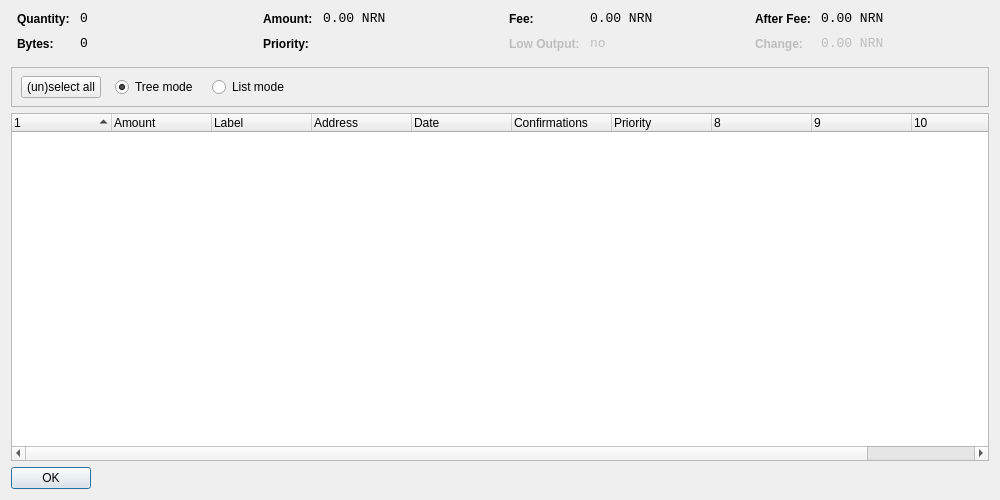
<?xml version="1.0" encoding="UTF-8"?>
<ui version="4.0">
 <class>CoinControlDialog</class>
 <widget class="QDialog" name="CoinControlDialog">
  <property name="geometry">
   <rect>
    <x>0</x>
    <y>0</y>
    <width>1000</width>
    <height>500</height>
   </rect>
  </property>
  <property name="windowTitle">
   <string>Coin Control</string>
  </property>
  <layout class="QVBoxLayout" name="verticalLayout">
   <item>
    <layout class="QHBoxLayout" name="horizontalLayoutTop" stretch="0,0,0,0">
     <property name="topMargin">
      <number>0</number>
     </property>
     <property name="bottomMargin">
      <number>10</number>
     </property>
     <item>
      <layout class="QFormLayout" name="formLayoutCoinControl1">
       <property name="horizontalSpacing">
        <number>10</number>
       </property>
       <property name="verticalSpacing">
        <number>10</number>
       </property>
       <property name="leftMargin">
        <number>6</number>
       </property>
       <property name="rightMargin">
        <number>6</number>
       </property>
       <item row="0" column="0">
        <widget class="QLabel" name="labelCoinControlQuantityText">
         <property name="styleSheet">
          <string notr="true">font-weight:bold;</string>
         </property>
         <property name="text">
          <string>Quantity:</string>
         </property>
        </widget>
       </item>
       <item row="0" column="1">
        <widget class="QLabel" name="labelCoinControlQuantity">
         <property name="font">
          <font>
           <family>Monospace</family>
           <pointsize>10</pointsize>
          </font>
         </property>
         <property name="cursor">
          <cursorShape>IBeamCursor</cursorShape>
         </property>
         <property name="contextMenuPolicy">
          <enum>Qt::ActionsContextMenu</enum>
         </property>
         <property name="text">
          <string notr="true">0</string>
         </property>
         <property name="textInteractionFlags">
          <set>Qt::LinksAccessibleByMouse|Qt::TextSelectableByKeyboard|Qt::TextSelectableByMouse</set>
         </property>
        </widget>
       </item>
       <item row="1" column="0">
        <widget class="QLabel" name="labelCoinControlBytesText">
         <property name="styleSheet">
          <string notr="true">font-weight:bold;</string>
         </property>
         <property name="text">
          <string>Bytes:</string>
         </property>
        </widget>
       </item>
       <item row="1" column="1">
        <widget class="QLabel" name="labelCoinControlBytes">
         <property name="font">
          <font>
           <family>Monospace</family>
           <pointsize>10</pointsize>
          </font>
         </property>
         <property name="cursor">
          <cursorShape>IBeamCursor</cursorShape>
         </property>
         <property name="contextMenuPolicy">
          <enum>Qt::ActionsContextMenu</enum>
         </property>
         <property name="text">
          <string notr="true">0</string>
         </property>
         <property name="textInteractionFlags">
          <set>Qt::LinksAccessibleByMouse|Qt::TextSelectableByKeyboard|Qt::TextSelectableByMouse</set>
         </property>
        </widget>
       </item>
      </layout>
     </item>
     <item>
      <layout class="QFormLayout" name="formLayoutCoinControl2">
       <property name="horizontalSpacing">
        <number>10</number>
       </property>
       <property name="verticalSpacing">
        <number>10</number>
       </property>
       <property name="leftMargin">
        <number>6</number>
       </property>
       <property name="rightMargin">
        <number>6</number>
       </property>
       <item row="0" column="0">
        <widget class="QLabel" name="labelCoinControlAmountText">
         <property name="styleSheet">
          <string notr="true">font-weight:bold;</string>
         </property>
         <property name="text">
          <string>Amount:</string>
         </property>
        </widget>
       </item>
       <item row="0" column="1">
        <widget class="QLabel" name="labelCoinControlAmount">
         <property name="font">
          <font>
           <family>Monospace</family>
           <pointsize>10</pointsize>
          </font>
         </property>
         <property name="cursor">
          <cursorShape>IBeamCursor</cursorShape>
         </property>
         <property name="contextMenuPolicy">
          <enum>Qt::ActionsContextMenu</enum>
         </property>
         <property name="text">
          <string notr="true">0.00 NRN</string>
         </property>
         <property name="textInteractionFlags">
          <set>Qt::LinksAccessibleByMouse|Qt::TextSelectableByKeyboard|Qt::TextSelectableByMouse</set>
         </property>
        </widget>
       </item>
       <item row="1" column="0">
        <widget class="QLabel" name="labelCoinControlPriorityText">
         <property name="styleSheet">
          <string notr="true">font-weight:bold;</string>
         </property>
         <property name="text">
          <string>Priority:</string>
         </property>
        </widget>
       </item>
       <item row="1" column="1">
        <widget class="QLabel" name="labelCoinControlPriority">
         <property name="font">
          <font>
           <family>Monospace</family>
           <pointsize>10</pointsize>
          </font>
         </property>
         <property name="cursor">
          <cursorShape>IBeamCursor</cursorShape>
         </property>
         <property name="contextMenuPolicy">
          <enum>Qt::ActionsContextMenu</enum>
         </property>
         <property name="text">
          <string/>
         </property>
         <property name="textInteractionFlags">
          <set>Qt::LinksAccessibleByMouse|Qt::TextSelectableByKeyboard|Qt::TextSelectableByMouse</set>
         </property>
        </widget>
       </item>
      </layout>
     </item>
     <item>
      <layout class="QFormLayout" name="formLayoutCoinControl3">
       <property name="horizontalSpacing">
        <number>10</number>
       </property>
       <property name="verticalSpacing">
        <number>10</number>
       </property>
       <property name="leftMargin">
        <number>6</number>
       </property>
       <property name="rightMargin">
        <number>6</number>
       </property>
       <item row="0" column="0">
        <widget class="QLabel" name="labelCoinControlFeeText">
         <property name="styleSheet">
          <string notr="true">font-weight:bold;</string>
         </property>
         <property name="text">
          <string>Fee:</string>
         </property>
        </widget>
       </item>
       <item row="0" column="1">
        <widget class="QLabel" name="labelCoinControlFee">
         <property name="font">
          <font>
           <family>Monospace</family>
           <pointsize>10</pointsize>
          </font>
         </property>
         <property name="cursor">
          <cursorShape>IBeamCursor</cursorShape>
         </property>
         <property name="contextMenuPolicy">
          <enum>Qt::ActionsContextMenu</enum>
         </property>
         <property name="text">
          <string notr="true">0.00 NRN</string>
         </property>
         <property name="textInteractionFlags">
          <set>Qt::LinksAccessibleByMouse|Qt::TextSelectableByKeyboard|Qt::TextSelectableByMouse</set>
         </property>
        </widget>
       </item>
       <item row="1" column="0">
        <widget class="QLabel" name="labelCoinControlLowOutputText">
         <property name="enabled">
          <bool>false</bool>
         </property>
         <property name="styleSheet">
          <string notr="true">font-weight:bold;</string>
         </property>
         <property name="text">
          <string>Low Output:</string>
         </property>
        </widget>
       </item>
       <item row="1" column="1">
        <widget class="QLabel" name="labelCoinControlLowOutput">
         <property name="enabled">
          <bool>false</bool>
         </property>
         <property name="font">
          <font>
           <family>Monospace</family>
           <pointsize>10</pointsize>
          </font>
         </property>
         <property name="cursor">
          <cursorShape>IBeamCursor</cursorShape>
         </property>
         <property name="contextMenuPolicy">
          <enum>Qt::ActionsContextMenu</enum>
         </property>
         <property name="text">
          <string notr="true">no</string>
         </property>
         <property name="textInteractionFlags">
          <set>Qt::LinksAccessibleByMouse|Qt::TextSelectableByKeyboard|Qt::TextSelectableByMouse</set>
         </property>
        </widget>
       </item>
      </layout>
     </item>
     <item>
      <layout class="QFormLayout" name="formLayoutCoinControl4">
       <property name="horizontalSpacing">
        <number>10</number>
       </property>
       <property name="verticalSpacing">
        <number>10</number>
       </property>
       <property name="leftMargin">
        <number>6</number>
       </property>
       <property name="rightMargin">
        <number>6</number>
       </property>
       <item row="0" column="0">
        <widget class="QLabel" name="labelCoinControlAfterFeeText">
         <property name="styleSheet">
          <string notr="true">font-weight:bold;</string>
         </property>
         <property name="text">
          <string>After Fee:</string>
         </property>
        </widget>
       </item>
       <item row="0" column="1">
        <widget class="QLabel" name="labelCoinControlAfterFee">
         <property name="font">
          <font>
           <family>Monospace</family>
           <pointsize>10</pointsize>
          </font>
         </property>
         <property name="cursor">
          <cursorShape>IBeamCursor</cursorShape>
         </property>
         <property name="contextMenuPolicy">
          <enum>Qt::ActionsContextMenu</enum>
         </property>
         <property name="text">
          <string notr="true">0.00 NRN</string>
         </property>
         <property name="textInteractionFlags">
          <set>Qt::LinksAccessibleByMouse|Qt::TextSelectableByKeyboard|Qt::TextSelectableByMouse</set>
         </property>
        </widget>
       </item>
       <item row="1" column="0">
        <widget class="QLabel" name="labelCoinControlChangeText">
         <property name="enabled">
          <bool>false</bool>
         </property>
         <property name="styleSheet">
          <string notr="true">font-weight:bold;</string>
         </property>
         <property name="text">
          <string>Change:</string>
         </property>
        </widget>
       </item>
       <item row="1" column="1">
        <widget class="QLabel" name="labelCoinControlChange">
         <property name="enabled">
          <bool>false</bool>
         </property>
         <property name="font">
          <font>
           <family>Monospace</family>
           <pointsize>10</pointsize>
          </font>
         </property>
         <property name="cursor">
          <cursorShape>IBeamCursor</cursorShape>
         </property>
         <property name="contextMenuPolicy">
          <enum>Qt::ActionsContextMenu</enum>
         </property>
         <property name="text">
          <string notr="true">0.00 NRN</string>
         </property>
         <property name="textInteractionFlags">
          <set>Qt::LinksAccessibleByMouse|Qt::TextSelectableByKeyboard|Qt::TextSelectableByMouse</set>
         </property>
        </widget>
       </item>
      </layout>
     </item>
    </layout>
   </item>
   <item>
    <widget class="QFrame" name="frame">
     <property name="minimumSize">
      <size>
       <width>0</width>
       <height>40</height>
      </size>
     </property>
     <property name="frameShape">
      <enum>QFrame::StyledPanel</enum>
     </property>
     <property name="frameNeuron">
      <enum>QFrame::Sunken</enum>
     </property>
     <widget class="QWidget" name="horizontalLayoutWidget">
      <property name="geometry">
       <rect>
        <x>10</x>
        <y>0</y>
        <width>781</width>
        <height>41</height>
       </rect>
      </property>
      <layout class="QHBoxLayout" name="horizontalLayoutPanel" stretch="0,0,0,0,0">
       <property name="spacing">
        <number>14</number>
       </property>
       <item>
        <widget class="QPushButton" name="pushButtonSelectAll">
         <property name="sizePolicy">
          <sizepolicy hsizetype="Maximum" vsizetype="Fixed">
           <horstretch>0</horstretch>
           <verstretch>0</verstretch>
          </sizepolicy>
         </property>
         <property name="text">
          <string>(un)select all</string>
         </property>
        </widget>
       </item>
       <item>
        <widget class="QRadioButton" name="radioTreeMode">
         <property name="sizePolicy">
          <sizepolicy hsizetype="Maximum" vsizetype="Fixed">
           <horstretch>0</horstretch>
           <verstretch>0</verstretch>
          </sizepolicy>
         </property>
         <property name="text">
          <string>Tree mode</string>
         </property>
         <property name="checked">
          <bool>true</bool>
         </property>
        </widget>
       </item>
       <item>
        <widget class="QRadioButton" name="radioListMode">
         <property name="sizePolicy">
          <sizepolicy hsizetype="Maximum" vsizetype="Fixed">
           <horstretch>0</horstretch>
           <verstretch>0</verstretch>
          </sizepolicy>
         </property>
         <property name="text">
          <string>List mode</string>
         </property>
        </widget>
       </item>
       <item>
        <spacer name="horizontalSpacer">
         <property name="orientation">
          <enum>Qt::Horizontal</enum>
         </property>
         <property name="sizeHint" stdset="0">
          <size>
           <width>40</width>
           <height>20</height>
          </size>
         </property>
        </spacer>
       </item>
      </layout>
     </widget>
    </widget>
   </item>
   <item>
    <widget class="CoinControlTreeWidget" name="treeWidget">
     <property name="contextMenuPolicy">
      <enum>Qt::CustomContextMenu</enum>
     </property>
     <property name="sortingEnabled">
      <bool>false</bool>
     </property>
     <property name="columnCount">
      <number>11</number>
     </property>
     <attribute name="headerShowSortIndicator" stdset="0">
      <bool>true</bool>
     </attribute>
     <attribute name="headerStretchLastSection">
      <bool>false</bool>
     </attribute>
     <column>
      <property name="text">
       <string/>
      </property>
     </column>
     <column>
      <property name="text">
       <string>Amount</string>
      </property>
     </column>
     <column>
      <property name="text">
       <string>Label</string>
      </property>
     </column>
     <column>
      <property name="text">
       <string>Address</string>
      </property>
     </column>
     <column>
      <property name="text">
       <string>Date</string>
      </property>
     </column>
     <column>
      <property name="text">
       <string>Confirmations</string>
      </property>
      <property name="toolTip">
       <string>Confirmed</string>
      </property>
     </column>
     <column>
      <property name="text">
       <string>Priority</string>
      </property>
     </column>
     <column>
      <property name="text">
       <string/>
      </property>
     </column>
     <column>
      <property name="text">
       <string/>
      </property>
     </column>
     <column>
      <property name="text">
       <string/>
      </property>
     </column>
     <column>
      <property name="text">
       <string/>
      </property>
     </column>
    </widget>
   </item>
   <item>
    <widget class="QDialogButtonBox" name="buttonBox">
     <property name="sizePolicy">
      <sizepolicy hsizetype="Maximum" vsizetype="Fixed">
       <horstretch>0</horstretch>
       <verstretch>0</verstretch>
      </sizepolicy>
     </property>
     <property name="orientation">
      <enum>Qt::Horizontal</enum>
     </property>
     <property name="standardButtons">
      <set>QDialogButtonBox::Ok</set>
     </property>
    </widget>
   </item>
  </layout>
 </widget>
 <customwidgets>
  <customwidget>
   <class>CoinControlTreeWidget</class>
   <extends>QTreeWidget</extends>
   <header>coincontroltreewidget.h</header>
  </customwidget>
 </customwidgets>
 <resources/>
 <connections/>
</ui>
